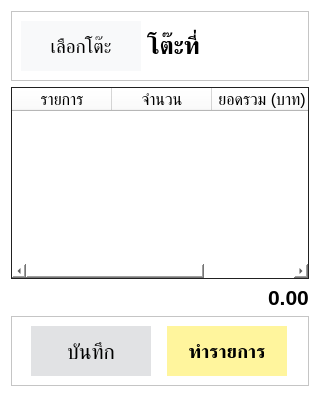
     <widget class="QWidget" name="widget_right" native="true">
      <property name="minimumSize">
       <size>
        <width>320</width>
        <height>320</height>
       </size>
      </property>
      <property name="styleSheet">
       <string notr="true">QWidget {
background-color: #FFFFFF;
}</string>
      </property>
      <layout class="QVBoxLayout" name="verticalLayout_2">
       <item>
        <widget class="QFrame" name="header">
         <property name="frameShape">
          <enum>QFrame::Shape::StyledPanel</enum>
         </property>
         <property name="frameShadow">
          <enum>QFrame::Shadow::Raised</enum>
         </property>
         <layout class="QHBoxLayout" name="horizontalLayout_4">
          <item>
           <widget class="QPushButton" name="pbtn_table">
            <property name="minimumSize">
             <size>
              <width>50</width>
              <height>50</height>
             </size>
            </property>
            <property name="maximumSize">
             <size>
              <width>120</width>
              <height>120</height>
             </size>
            </property>
            <property name="font">
             <font>
              <pointsize>14</pointsize>
             </font>
            </property>
            <property name="contextMenuPolicy">
             <enum>Qt::ContextMenuPolicy::NoContextMenu</enum>
            </property>
            <property name="layoutDirection">
             <enum>Qt::LayoutDirection::LeftToRight</enum>
            </property>
            <property name="styleSheet">
             <string notr="true">QPushButton {
background-color: #F8F9FA;
border: 1px solid #F8F9FA
}</string>
            </property>
            <property name="text">
             <string>เลือกโต๊ะ</string>
            </property>
           </widget>
          </item>
          <item>
           <widget class="QLabel" name="lbl_current_table">
            <property name="font">
             <font>
              <pointsize>18</pointsize>
              <bold>true</bold>
             </font>
            </property>
            <property name="layoutDirection">
             <enum>Qt::LayoutDirection::LeftToRight</enum>
            </property>
            <property name="text">
             <string>โต๊ะที่ </string>
            </property>
            <property name="alignment">
             <set>Qt::AlignmentFlag::AlignLeading|Qt::AlignmentFlag::AlignLeft|Qt::AlignmentFlag::AlignVCenter</set>
            </property>
           </widget>
          </item>
         </layout>
        </widget>
       </item>
       <item>
        <widget class="QTableWidget" name="order">
         <property name="font">
          <font>
           <pointsize>12</pointsize>
          </font>
         </property>
         <property name="styleSheet">
          <string notr="true">QTableWidget {
border: 1px solid #212121;
}</string>
         </property>
         <property name="editTriggers">
          <set>QAbstractItemView::EditTrigger::NoEditTriggers</set>
         </property>
         <property name="selectionBehavior">
          <enum>QAbstractItemView::SelectionBehavior::SelectItems</enum>
         </property>
         <attribute name="horizontalHeaderVisible">
          <bool>true</bool>
         </attribute>
         <attribute name="verticalHeaderVisible">
          <bool>false</bool>
         </attribute>
         <column>
          <property name="text">
           <string>รายการ</string>
          </property>
          <property name="font">
           <font>
            <pointsize>12</pointsize>
           </font>
          </property>
         </column>
         <column>
          <property name="text">
           <string>จำนวน</string>
          </property>
          <property name="font">
           <font>
            <pointsize>12</pointsize>
           </font>
          </property>
         </column>
         <column>
          <property name="text">
           <string>ยอดรวม (บาท)</string>
          </property>
          <property name="font">
           <font>
            <pointsize>12</pointsize>
           </font>
          </property>
         </column>
        </widget>
       </item>
       <item alignment="Qt::AlignmentFlag::AlignRight">
        <widget class="QLabel" name="lbl_total">
         <property name="enabled">
          <bool>true</bool>
         </property>
         <property name="font">
          <font>
           <pointsize>16</pointsize>
           <italic>false</italic>
           <bold>true</bold>
           <strikeout>false</strikeout>
           <kerning>true</kerning>
          </font>
         </property>
         <property name="styleSheet">
          <string notr="true"/>
         </property>
         <property name="text">
          <string>0.00</string>
         </property>
        </widget>
       </item>
       <item>
        <widget class="QFrame" name="summary">
         <property name="frameShape">
          <enum>QFrame::Shape::StyledPanel</enum>
         </property>
         <property name="frameShadow">
          <enum>QFrame::Shadow::Raised</enum>
         </property>
         <layout class="QHBoxLayout" name="horizontalLayout_5">
          <item>
           <widget class="QPushButton" name="pbtn_save">
            <property name="minimumSize">
             <size>
              <width>50</width>
              <height>50</height>
             </size>
            </property>
            <property name="maximumSize">
             <size>
              <width>120</width>
              <height>120</height>
             </size>
            </property>
            <property name="font">
             <font>
              <pointsize>16</pointsize>
             </font>
            </property>
            <property name="styleSheet">
             <string notr="true">QPushButton {
background-color: #E1E2E4;
border: 1px solid #E1E2E4;
}
</string>
            </property>
            <property name="text">
             <string>บันทึก</string>
            </property>
           </widget>
          </item>
          <item>
           <widget class="QPushButton" name="pbtn_pay">
            <property name="minimumSize">
             <size>
              <width>50</width>
              <height>50</height>
             </size>
            </property>
            <property name="maximumSize">
             <size>
              <width>120</width>
              <height>120</height>
             </size>
            </property>
            <property name="font">
             <font>
              <pointsize>14</pointsize>
              <bold>true</bold>
             </font>
            </property>
            <property name="styleSheet">
             <string notr="true">QPushButton {
background-color: #FFF59D;
border: 1px solid #FFF59D;
}</string>
            </property>
            <property name="text">
             <string>ทำรายการ</string>
            </property>
           </widget>
          </item>
         </layout>
        </widget>
       </item>
      </layout>
     </widget>
